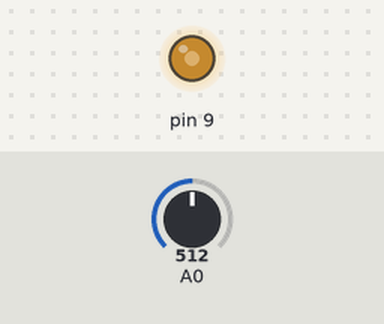
A sketch run on a simulated Arduino Uno, built with avr-gcc and run on an emulated ATmega328P. Parts: output pins drawn as LEDs (lit = HIGH). The inputs (shaded band) are chosen by the test bench; at power-on: A0 = 512. What the sketch prints to the serial monitor is not drawn.

Above: at 0.1 s.
Timing chart, 0 to 1.6 s (numbered marks = the images above):
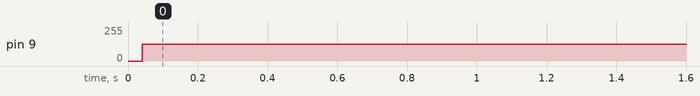

Measured:
- by itself, pin 9: 0/255 → 127/255 at 0.04 s

The sketch:

touche_peak.ino
```cpp
#define steps 128

float values[steps];
float alpha;
int maxPos, maxVal;

void setup ()
{
  pinMode (9, OUTPUT);
  TCCR1A = 0;
  TCCR1B = 0;
  TCCR1A |= (1 << COM1A0);        // Toggle OC1A on Compare Match.
  TCCR1B |= (1 << WGM12);         // CTC mode
  Serial.begin(57600);
}

void loop () {
  if (Serial.available()) {
    alpha = (float)Serial.read() / 255.0f;
  }
  maxPos = 0;
  maxVal = 0;
  for (int i = 0; i < steps; i++) {
    TCCR1B &= 0xFE;                       // turns off timer
    TCNT1 = 0;                            // resets timer counter register
    OCR1A = i;                            // sets new frequency step
    TCCR1B |= 0x01;                       // turns on timer
    float curVal = analogRead(0);
    values[i] = values[i] * alpha + curVal * (1 - alpha);  // exponential moving avg
    if (values[i] > maxVal) {                              // finds the signal peak
      maxVal = values[i];
      maxPos = i;
    }
  }
  Serial.print(maxPos, DEC);
  Serial.print(" ");
  Serial.println(maxVal, DEC);
}
```
